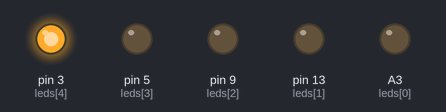
Simulated run of this sketch. Board: Arduino Uno, built with avr-gcc and run on an emulated ATmega328P. Shown: output pins drawn as LEDs (lit = HIGH). Random numbers use the default seed unless the sketch sets one.

Above: at 0.1 s.
At 4.5 s:
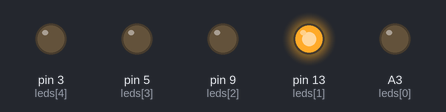
At 8.6 s:
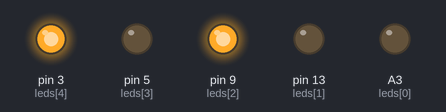
At 14.0 s:
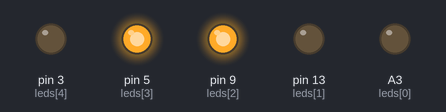
At 18.9 s:
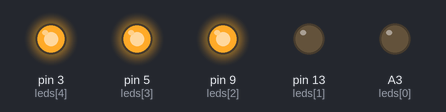
At 34.1 s:
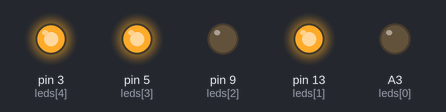
Timing chart, 0 to 40.0 s (numbered marks = the images above):
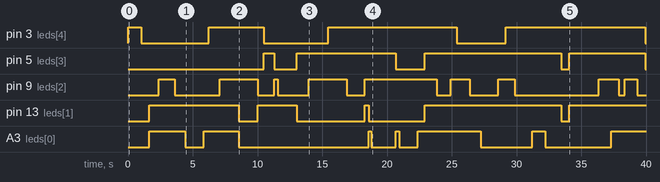

Measured:
- by itself, pin 3 (leds[4]): LOW → HIGH at 0.00 s, → LOW 1.0 s later, → HIGH 5.2 s later, → LOW 4.3 s later, … (8 changes in this stretch)
- by itself, pin 5 (leds[3]): LOW → HIGH at 10.5 s, → LOW 0.79 s later, → HIGH 1.8 s later, → LOW 7.6 s later, … (8 changes in this stretch)
- by itself, pin 9 (leds[2]): LOW → HIGH at 2.4 s, → LOW 1.2 s later, → HIGH 3.5 s later, → LOW 2.9 s later, … (18 changes in this stretch)
- by itself, pin 13 (leds[1]): LOW → HIGH at 1.6 s, → LOW 6.9 s later, → HIGH 1.5 s later, → LOW 3.0 s later, … (9 changes in this stretch)
- by itself, A3 (leds[0]): LOW → HIGH at 1.6 s, → LOW 2.8 s later, → HIGH 1.4 s later, → LOW 2.7 s later, … (13 changes in this stretch)

The sketch:

LilypadOrnament.ino
```cpp
/*
  5 LED Random Ornament
  Blinks 5 LEDs in a random pattern.

  24 Dec 2016
*/

#define NUMLED 5
const int leds[NUMLED] = { A3, 13, 9, 5, 3 };

void setup() {
  randomSeed(analogRead(A0));
//Initialize pins as outputs and turn off to start.
  for (int i=0 ; i<NUMLED ; i++) {
    pinMode(leds[i], OUTPUT);
    digitalWrite(leds[i],LOW);
  }
}

void loop() {
  int randLED=0;

//Always toggle one of the LEDs
  randLED = random(0,NUMLED);
  digitalWrite(leds[randLED], !digitalRead(leds[randLED]));
//Sometimes, also toggle a second LED
  if (randLED%2) {
    randLED = random(0,NUMLED);
    digitalWrite(leds[randLED], !digitalRead(leds[randLED]));
  }

  delay(random(150,1500));
}
```
